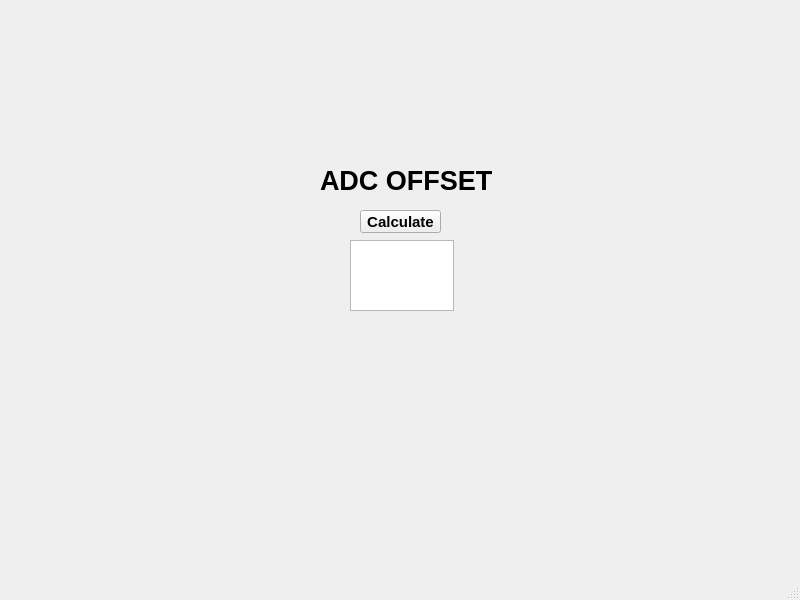
<?xml version="1.0" encoding="UTF-8"?>
<ui version="4.0">
 <class>MainWindow</class>
 <widget class="QMainWindow" name="MainWindow">
  <property name="geometry">
   <rect>
    <x>0</x>
    <y>0</y>
    <width>800</width>
    <height>600</height>
   </rect>
  </property>
  <property name="windowTitle">
   <string>MainWindow</string>
  </property>
  <widget class="QWidget" name="centralwidget">
   <widget class="QLabel" name="label">
    <property name="geometry">
     <rect>
      <x>320</x>
      <y>130</y>
      <width>181</width>
      <height>101</height>
     </rect>
    </property>
    <property name="font">
     <font>
      <pointsize>20</pointsize>
      <weight>75</weight>
      <bold>true</bold>
     </font>
    </property>
    <property name="text">
     <string>ADC OFFSET</string>
    </property>
   </widget>
   <widget class="QPushButton" name="pushButton">
    <property name="geometry">
     <rect>
      <x>360</x>
      <y>210</y>
      <width>81</width>
      <height>23</height>
     </rect>
    </property>
    <property name="font">
     <font>
      <pointsize>11</pointsize>
      <weight>75</weight>
      <bold>true</bold>
     </font>
    </property>
    <property name="text">
     <string>Calculate</string>
    </property>
   </widget>
   <widget class="QTextEdit" name="textEdit">
    <property name="geometry">
     <rect>
      <x>350</x>
      <y>240</y>
      <width>104</width>
      <height>71</height>
     </rect>
    </property>
   </widget>
  </widget>
  <widget class="QMenuBar" name="menubar">
   <property name="geometry">
    <rect>
     <x>0</x>
     <y>0</y>
     <width>800</width>
     <height>21</height>
    </rect>
   </property>
  </widget>
  <widget class="QStatusBar" name="statusbar"/>
 </widget>
 <resources/>
 <connections/>
</ui>
